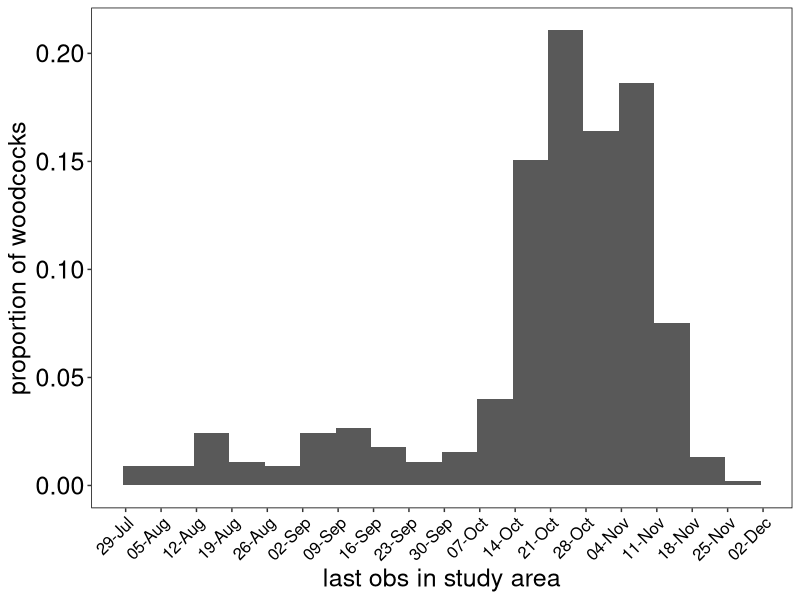
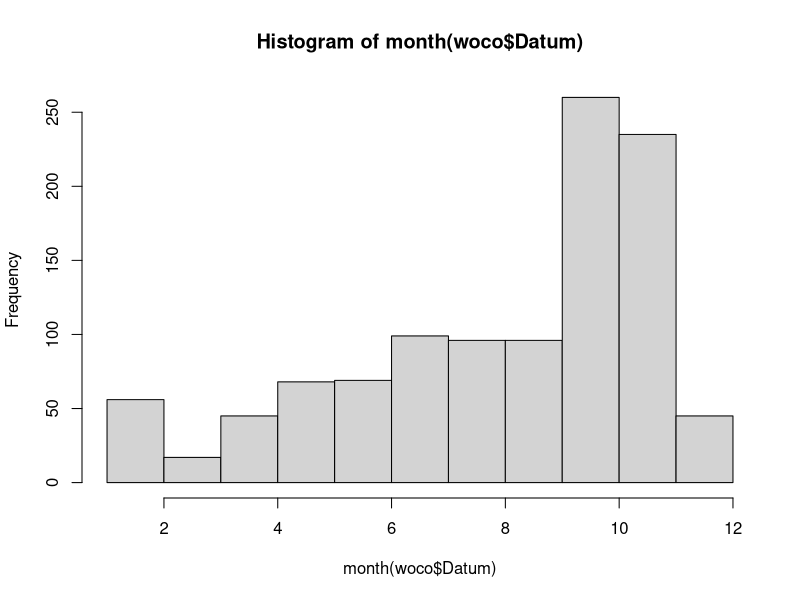
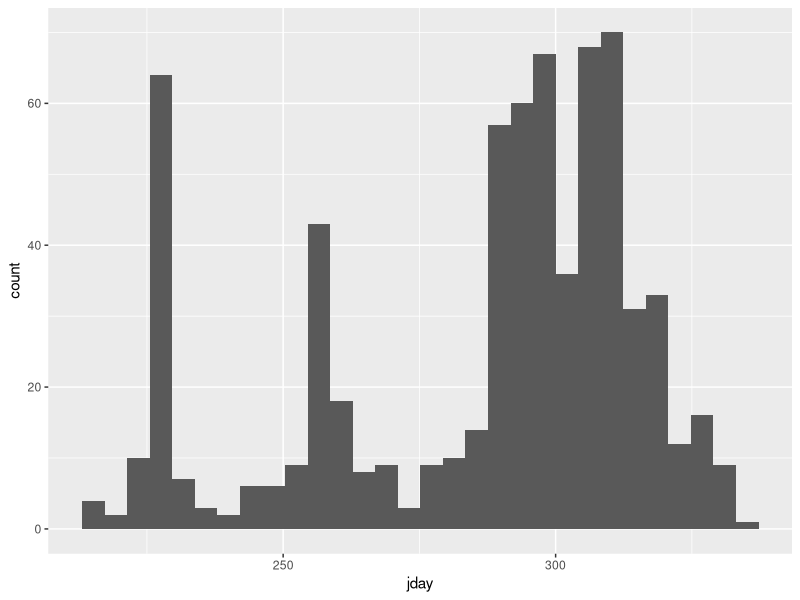
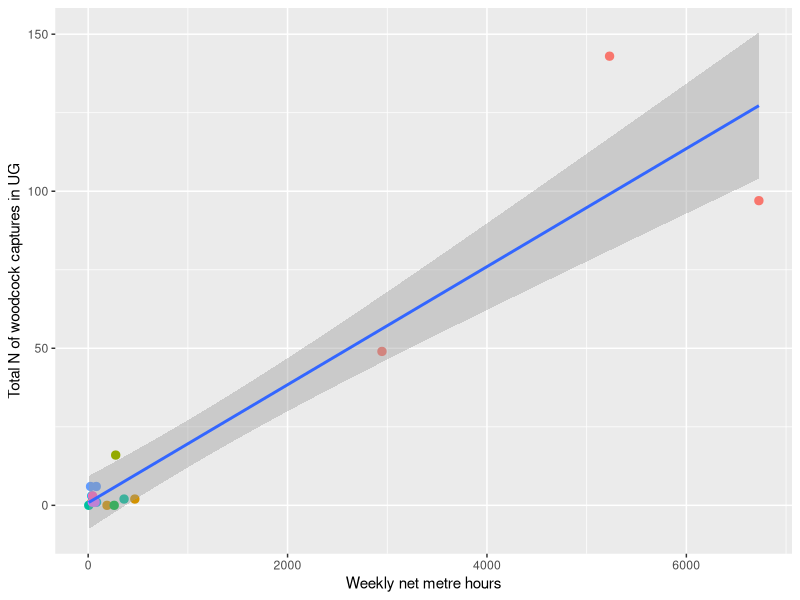

Write R code to recreate these figures, in order.
###########################################################################
##### WOODCOCK DEPARTURE TIME ANALYSIS DATA PREPARATION--------  ############################
###########################################################################

## written by Steffen Oppel on 30 Oct 2024 to initiate analysis
## goal is to estimate WHEN birds depart so that hunters can be confident they don't shoot Swiss birds
## federal regulation permits shooting from 15 Sept to 16 December

## QUESTIONS TO MURDY:
# what does 'censor' mean? check with Michi if censoring necessary for migration
# what temporal resolution do we want (weekly ok)? yes
# extent of season (Sept - Nov), what is the intermittent dip in effort? monthly capture events
# do we have a metric of observation effort?
# what are age categories 1-8? EURING Code? Only needed if age affects departure or survival
# annual variation in survival, detection, migration?

## UPDATED 2 JAN 2025 to include actual netting effort data (provided by Pierre Mollet)
## used data for those occasions where available, and extrapolated remaining occasions based on linear regression with capture numbers

## UPDATED 12 FEB 2025 to exclude ARGOS DATA (optional - because we are not sure about permissions)

## UPDATED 22 OCT 2025 to set obs to NA prior to first observation (even in subsequent years) to avoid model failure


# Clear workspace ---------------------------------------------------------

rm(list=ls()) 
Sys.setenv(LANG = "en") ##change language of error messages to english

# Load libraries, functions etc -------------------------------------------
library(lubridate)
library(tidyverse)
library(readxl)
library(dplyr)
filter<-dplyr::filter
select<-dplyr::select

## set root folder for project
try(setwd("C:/Users/sop/OneDrive - Vogelwarte/Woodcock"), silent=T)
try(setwd("C:/STEFFEN/OneDrive - Vogelwarte/Woodcock"), silent=T)

# Load data ---------------------------------------------------------------

woco <- read_excel("data/Daten_Waldschnepfe.xlsx", sheet="Data") %>%
  # mutate(Sendertyp=ifelse(is.na(Sendertyp),"none",Sendertyp)) %>%  ## fill in missing values for type of transmitter
  # dplyr::filter(Sendertyp!="ARGOS") %>%  ## optionally remove all ARGOS data
  rename(age=`Alter (Euring)`)
woco


woco %>% group_by(Ring, Markierung, Sendertyp) %>%
  summarise(n_encounter=length(Datum)) %>%
  ungroup() %>%
  mutate(N=1) %>%
  group_by(Markierung, Sendertyp) %>%
  summarise(N_birds=sum(N))


### CREATE A TIME SERIES DATA FRAME ###
mindate<-min(woco$Datum)
maxdate<-max(woco$Datum)
timeseries<-data.frame(date=seq(mindate, maxdate, "1 month")) %>%
  mutate(month=month(date),year=year(date)) %>%
  mutate(ymo=as.character(format(date, format="%Y_%m"))) %>%
  mutate(season=ifelse(month %in% c(4,5,6,7,8,9),"summer","winter")) %>%
  mutate(col=seq_along(date))
dim(timeseries)


## check last observation per bird in study area
woco %>% filter(month(Datum) %in% c(8,9,10,11)) %>%
  filter(Ort=="UG") %>%
  mutate(year=year(Datum)) %>%
  mutate(id=paste(Ring_num,year, sep="_")) %>%
  mutate(jday=yday(Datum)) %>%
  mutate(date=ymd("2023-12-31")+days(jday)) %>%
  group_by(id) %>%
  summarise(last=max(date)) %>%
  ggplot(aes(x=last)) +
  geom_histogram(aes(x=last,y=(after_stat(count))/tapply(after_stat(count),after_stat(PANEL),sum)[after_stat(PANEL)]),binwidth=7)+                               
  scale_x_date(name="last obs in study area",date_breaks="1 week", date_labels="%d-%b")+
  labs(y="proportion of woodcocks") +
  theme(panel.background=element_rect(fill="white", colour="black"), panel.grid.major = element_blank(), panel.grid.minor = element_blank(),
        axis.text.x=element_text(size=12, color="black",angle=45,hjust = 1),
        axis.text.y=element_text(size=18, color="black"), 
        axis.title=element_text(size=18), 
        strip.text.x=element_text(size=18, color="black"), 
        strip.background=element_rect(fill="white", colour="black"))
#ggsave("output/prop_woodcock_per_week_rawdat.jpg", width=7, height=6)



#~~~~~~~~~~~~~~~~~~~~~~~~~~~~~~~~~~~~~~~~~~~~~~~~~~~
# FILTER DATA by removing individuals with no record in Aug - Dec
#~~~~~~~~~~~~~~~~~~~~~~~~~~~~~~~~~~~~~~~~~~~~~~~~~~~
removals<-woco %>%
  mutate(targetObs=ifelse(month(Datum)>7,1,0)) %>%
  group_by(Ring_num) %>%
  summarise(obs=sum(targetObs)) %>%
  filter(obs==0)

woco<-woco %>% filter(!(Ring_num %in% removals$Ring_num))





#~~~~~~~~~~~~~~~~~~~~~~~~~~~~~~~~~~~~~~~~~~~~~~~~~~~
# REPORT QUANTITIES IN MANUSCRIPT
#~~~~~~~~~~~~~~~~~~~~~~~~~~~~~~~~~~~~~~~~~~~~~~~~~~~

# Inspect data ---------------------------------------------------------------
table(woco$Ort)
table(woco$age)
hist(month(woco$Datum))
table(woco$Beobachtung)
table(woco$Markierung)
table(woco$Markierung, woco$Sendertyp)
table(woco$Censor)
length(unique(woco$Ring_num))
woco %>% filter(month(Datum) %in% c(8,9,10,11)) %>%
  mutate(jday=yday(Datum)) %>%
  ggplot(aes(x=jday)) + geom_histogram()

table(woco$Beobachtung, woco$Ort)


woco %>% group_by(Ring, Markierung, Sendertyp) %>%
  summarise(n_encounter=length(Datum)) %>%
  ungroup() %>%
  mutate(N=1) %>%
  group_by(Markierung, Sendertyp) %>%
  summarise(N_birds=sum(N))





#~~~~~~~~~~~~~~~~~~~~~~~~~~~~~~~~~~~~~~~~~~~~~~~~~~~
# DATA PREPARATION APPROACH
#~~~~~~~~~~~~~~~~~~~~~~~~~~~~~~~~~~~~~~~~~~~~~~~~~~~
## for each individual and year, create weekly occasions for Sept to Nov
## use data from following year to determine whether bird survived or not
# True States (S) - these are often unknown and cannot be observed
# 1 alive in study area
# 2 dead in study area
# 3 alive outside study area (after migration)
# 4 dead outside study area (shot after after migration)

  # Observed States (O) - these are based on the actual transmission history
  # 1 Bird (re)captured alive or recorded via transmitter in study area
  # 2 Bird recorded via transmitter outside study area
  # 3 Dead bird recovered  in study area
  # 4 Dead bird recovered  outside study area
  # 5 No signal (=not observed)

### inspect individual that lost the logger (happened 3 days after last live location - does not yield additional info)
woco %>% filter(Beobachtung=="Senderfund")
woco %>% filter(Ring_num==112985) %>% arrange(Datum)

### inspect individual that was caught in France
woco %>% filter(Beobachtung=="Fang") %>% filter(Ort!="UG")
woco %>% filter(Ring_num==115155) %>% arrange(Datum)


# CREATE ANNUAL ENCOUNTER HISTORY  ---------------------------------------------------------------
woco_ch <- woco %>%
  mutate(year=year(Datum)) %>%
  mutate(id=paste(Ring_num,year, sep="_")) %>%
  select(id, Ring_num,year,Datum,Beobachtung,Markierung,Ort) %>%
  filter(Beobachtung!="Senderfund") %>%
  filter(!(Beobachtung=="Fang" & Ort!="UG")) %>%
  mutate(obs=1) %>%
  group_by(Ring_num, year) %>%
  summarise(N=sum(obs)) %>%
  spread(key=year, value=N, fill=0)


#~~~~~~~~~~~~~~~~~~~~~~~~~~~~~~~~~~~~~~~~~~~~~~~~~~~~~~~~~~~~~~~~~~~~~~~~~~~~~~~~~~~~~~~~~~~~~~~~~~~~~~~~~~~~~
# PREPARE ANNUAL CAPTURE HISTORIES
#~~~~~~~~~~~~~~~~~~~~~~~~~~~~~~~~~~~~~~~~~~~~~~~~~~~~~~~~~~~~~~~~~~~~~~~~~~~~~~~~~~~~~~~~~~~~~~~~~~~~~~~~~~~~~
### we only want weeks from Aug - December
### but some birds are marked earlier in the year and are then shot - cannot have a dead state without a previous marking occasion
### summarised all encounters prior to August and entered it in first August week
### weekly encounter history ####
woco_ann_ch_true<-woco %>%
  mutate(year=year(Datum), week=week(Datum)) %>%
  mutate(id=paste(Ring_num,year, sep="_")) %>%
  select(id, Ring_num,week,Datum,Beobachtung,Markierung,Ort) %>%
  mutate(week=ifelse(week<31,31,week)) %>%
  filter(week>30) %>%
  mutate(week=paste0('wk',week)) %>%
  filter(Beobachtung!="Senderfund") %>%
  filter(!(Beobachtung=="Fang" & Ort!="UG")) %>%
  mutate(TS=ifelse(Beobachtung=="Fang",1,
                   ifelse((Beobachtung=="Senderlokalisation" & Ort=="UG"),1,
                          ifelse((Beobachtung=="Senderlokalisation" & Ort!="UG"),3,
                                 ifelse((Beobachtung=="Totfund" & Ort=="UG"),2,
                                        ifelse((Beobachtung=="Totfund" & Ort!="UG"),4,99)))))) %>% ## there should be no 99filter(TS==99)
  group_by(id, week) %>%
  summarise(N=max(TS)) %>%
  spread(key=week, value=N, fill=NA) %>%
  mutate(wk54=NA)  ## create blank column for records past the migration season

woco_ann_ch_obs<-woco %>%
  mutate(year=year(Datum), week=week(Datum)) %>%
  mutate(id=paste(Ring_num,year, sep="_")) %>%
  select(id, Ring_num,week,Datum,Beobachtung,Markierung,Ort) %>%
  mutate(week=ifelse(week<31,31,week)) %>%
  filter(week>30) %>%
  mutate(week=paste0('wk',week)) %>%
  #filter(month(Datum) >7) %>%
  filter(Beobachtung!="Senderfund") %>%
  filter(!(Beobachtung=="Fang" & Ort!="UG")) %>%
  mutate(OS=ifelse(Beobachtung=="Fang",1,
                   ifelse((Beobachtung=="Senderlokalisation" & Ort=="UG"),1,
                          ifelse((Beobachtung=="Senderlokalisation" & Ort!="UG"),2,
                                 ifelse((Beobachtung=="Totfund" & Ort=="UG"),3,
                                        ifelse((Beobachtung=="Totfund" & Ort!="UG"),4,5)))))) %>%
  group_by(id, week) %>%
  summarise(N=max(OS)) %>%
  spread(key=week, value=N, fill=5) %>%
  mutate(wk54=5)  ## create blank column for records past the migration season


woco_tag_mat<- woco %>%
  mutate(year=year(Datum), week=week(Datum)) %>%
  mutate(id=paste(Ring_num,year, sep="_")) %>%
  select(id, Ring_num,week,Datum,Beobachtung,Markierung,Ort) %>%
  mutate(week=ifelse(week<31,31,week)) %>%
  filter(week>30) %>%
  mutate(week=paste0('wk',week)) %>%
  #filter(month(Datum) >7) %>%
  filter(Beobachtung!="Senderfund") %>%
  filter(!(Beobachtung=="Fang" & Ort!="UG")) %>%
  mutate(tag=ifelse(Markierung=="Sender",1,0)) %>%
  group_by(id) %>%
  summarise(tag=max(tag))


### CREATE BLANK MATRICES TO HOLD INFORMATION ABOUT TRUE AND OBSERVED STATES ###

woco.obs.matrix<-woco_ann_ch_obs %>% arrange(id)
woco.state.matrix<-woco_ann_ch_true %>% arrange(id)
tag<-as.data.frame(woco_tag_mat %>% arrange(id) %>% select(tag))[,1]
woco.eff.matrix<-woco_ann_ch_obs %>% arrange(id)
dim(woco.obs.matrix)
length(tag)



#~~~~~~~~~~~~~~~~~~~~~~~~~~~~~~~~~~~~~~~~~~~~~~~~~~~~~~~~~~~~~~~~~~~~~~~~~~~~~~~~~~~~~~~~~~~~~~~~~~~~~~~~~~~~~
# CREATE EFFORT MATRIX BASED ON ACTUAL NETTING EFFORT
#~~~~~~~~~~~~~~~~~~~~~~~~~~~~~~~~~~~~~~~~~~~~~~~~~~~~~~~~~~~~~~~~~~~~~~~~~~~~~~~~~~~~~~~~~~~~~~~~~~~~~~~~~~~~~
### full matrix of records to be used to calibrate effort data from netting
effort_mat<- woco %>%
  mutate(year=year(Datum), week=week(Datum)) %>%
  mutate(week=ifelse(week<31,31,week)) %>%
  mutate(obs=1) %>%
  filter(week>30) %>%
  mutate(week=paste0('wk',week)) %>%
  filter(Beobachtung!="Senderfund") %>%
  filter(!(Beobachtung=="Fang" & Ort!="UG")) %>%
  group_by(year,week) %>%
  summarise(eff=sum(obs)) %>%
  spread(key=week,value=eff, fill=0) %>%
  mutate(wk54=2)  ## create blank column for records past the migration season

### summary of actual netting effort 
netting <- read_excel("data/Data_Aufwand_Nov2024.xlsx", sheet="Tabelle1") %>%
  mutate(effort=(`Länge (m)`*`Dauer (min)`)/60) %>%
  mutate(year=year(Datum), week=week(Datum)) %>%
  mutate(week=ifelse(week<31,31,week)) %>%
  filter(week>30) %>%
  mutate(week=paste0('wk',week)) %>%
  group_by(year,week) %>%
  summarise(tot_eff=sum(effort))
  
### calibrate relationship between netting effort and number of records
effort_mat %>% filter(year %in% c(2016,2017,2018)) %>%
  gather(key="week", value="exp_eff",-year) %>%
  left_join(netting, by=c("year","week")) %>%
  filter(!is.na(tot_eff)) %>%
  
  ggplot(aes(x=tot_eff, y=exp_eff)) +
  geom_point(aes(col=week),size=2.5) +
  geom_smooth(method="lm") +
  labs(x="Weekly net metre hours", y="Total N of woodcock captures in UG") +
  theme(legend.position="none")

## fit linear regression
calib_dat<-effort_mat %>% filter(year %in% c(2016,2017,2018)) %>%
  gather(key="week", value="exp_eff",-year) %>%
  left_join(netting, by=c("year","week")) %>%
  filter(!is.na(tot_eff))
eff_pred<-lm(tot_eff~0+exp_eff, data=calib_dat) ## forced through origin


## interpolate all occassions without actual netting effort data
effort<-effort_mat %>%
  gather(key="week", value="exp_eff",-year) %>%
  ungroup() %>%
  left_join(netting, by=c("year","week"))
effort$pred_eff<-predict(eff_pred, newdat=effort) ## predict effort based on linear model
effort_mat<-effort %>%
  mutate(eff=ifelse(is.na(tot_eff),pred_eff,tot_eff)) %>% ## use the predicted effort for occasions when no actual effort is available
  mutate(scale_eff=scale(eff)) %>%
  select(year,week,scale_eff) %>%
  spread(key=week,value=scale_eff)

## report the proportion of interpolated effort data
dim(effort[effort$exp_eff>0 & is.na(effort$tot_eff),])/dim(effort)



#~~~~~~~~~~~~~~~~~~~~~~~~~~~~~~~~~~~~~~~~~~~~~~~~~~~~~~~~~~~~~~~~~~~~~~~~~~~~~~~~~~~~~~~~~~~~~~~~~~~~~~~~~~~~~
# CREATE CAPTURE HISTORY FOR SURVIVAL ESTIMATIONS
#~~~~~~~~~~~~~~~~~~~~~~~~~~~~~~~~~~~~~~~~~~~~~~~~~~~~~~~~~~~~~~~~~~~~~~~~~~~~~~~~~~~~~~~~~~~~~~~~~~~~~~~~~~~~~

### FILL MATRICES WITH STATE INFORMATION ###
for(i in 1:nrow(woco.obs.matrix)){
  
  ### extract ind and year
  yr<-separate_wider_delim(woco_ann_ch_obs[i,],cols="id",delim="_", names=c('ring','year'))$year
  rn<-separate_wider_delim(woco_ann_ch_obs[i,],cols="id",delim="_", names=c('ring','year'))$ring
  
  ### add effort to individual matrix (because nimble does not allow dynamic indexing)
  woco.eff.matrix[i,2:dim(woco.obs.matrix)[2]]<-effort_mat[effort_mat$year==yr,2:dim(woco.obs.matrix)[2]]
  woco.eff.matrix[i,dim(woco.obs.matrix)[2]]<-sum(effort_mat[effort_mat$year==yr,2:20])  ### effort for following year is the sum across many months
  
  ### extract start and end dates for selected bird
  daterange<-woco %>%
    filter(Ring_num==rn) %>%
    #filter(year(Datum)==yr) %>%
    filter(Beobachtung!="Senderfund") %>%
    filter(!(Beobachtung=="Fang" & Ort!="UG")) %>%
    summarise(first=min(Datum),last=max(Datum))
  
  ### ASSIGN OBSERVED STATES
  startcol<-min(which(woco.obs.matrix[i,2:dim(woco.obs.matrix)[2]]!=5))
  if(startcol>1){
    if(year(daterange$first)<yr) {woco.obs.matrix[i,2:(startcol)]<-NA} else {    ### CHANGED FROM 5 to NA because 2 birds caused problems with wrong f
      woco.obs.matrix[i,2:(startcol)]<-NA}
  }

  stopcol<-max(which(woco.obs.matrix[i,2:dim(woco.obs.matrix)[2]]<5))
  if((stopcol+1)<dim(woco.obs.matrix)[2]){
    if(year(daterange$last)>yr) {woco.obs.matrix[i,dim(woco.obs.matrix)[2]]<-2} else {  ## birds that survived until next year are labelled to have been recorded outside study area
      woco.obs.matrix[i,min((stopcol+2),dim(woco.obs.matrix)[2]):dim(woco.obs.matrix)[2]]<-5}
  }

  
  ### ENSURE THAT DEAD BIRDS STAY DEAD
  if(TRUE %in% (c(3,4) %in% woco.obs.matrix[i,2:dim(woco.obs.matrix)[2]])){
    deadcol<-min(which(woco.obs.matrix[i,2:dim(woco.obs.matrix)[2]] %in% c(3,4)))
    woco.obs.matrix[i,min((deadcol+2),dim(woco.obs.matrix)[2]):dim(woco.obs.matrix)[2]]<-woco.obs.matrix[i,(deadcol+1)]  ## assign the same state as last observed for rest of time series
  }
  
  ### ENSURE THAT LOCAL BIRDS STAY LOCAL
  ## there are very few 'excursions' out of the study area, but we do not want to model those, so we eliminate any state other than 1 prior to or between states of 1
  startcolIN<-min(which(woco.obs.matrix[i,2:dim(woco.obs.matrix)[2]]<5))
  stopcolIN<-max(which(woco.obs.matrix[i,2:dim(woco.obs.matrix)[2]]==1))
  if(stopcolIN>startcolIN){
    for(col in (startcolIN+1):(stopcolIN+1)) {
      if(!is.na(woco.obs.matrix[i,col])){woco.obs.matrix[i,col]<-ifelse(woco.obs.matrix[i,col]==5,5,1)}  ## assign everything to 1 except the not observed state
    }
  }

  ## ASSIGN INITIAL TRUE STATE (to initialise z-matrix of model)
  ### this needs careful manipulation to appropriately configure intermediate 0s
  startcol<-min(which(!is.na(woco.state.matrix[i,2:dim(woco.state.matrix)[2]])))
  stopcol<-max(which(!is.na(woco.state.matrix[i,2:dim(woco.state.matrix)[2]])))  
  startstate<-woco.state.matrix[i,startcol+1]
  endstate<-woco.state.matrix[i,stopcol+1]
  if(startcol>1){
    if(year(daterange$first)<yr) {woco.state.matrix[i,2:startcol]<-startstate} ## anything before first obs gets same state as first obs
  }
  
  if((stopcol+1)<dim(woco.state.matrix)[2]){
    woco.state.matrix[i,min((stopcol+2),dim(woco.state.matrix)[2]):dim(woco.state.matrix)[2]]<-endstate ## anything after last obs gets same state as last obs
  }
  
  if(stopcol>(startcol+1)){ ## only needed if there is a chance of intermediate gaps between start and stopcol
    for(col in (startcol+1):stopcol) {
    woco.state.matrix[i,col]<-ifelse(is.na(woco.state.matrix[i,col]),woco.state.matrix[i,col-1],woco.state.matrix[i,col]) ## anything inbetween the start and stop column gets the previous state unless it is known
  }}
  
  if(year(daterange$last)>yr) {
    woco.state.matrix[i,dim(woco.state.matrix)[2]]<-3  ## last column is always alive outside study area if bird also recorded next year
  }
  if(stopcolIN>startcolIN){
    for(col in (startcolIN+1):(stopcolIN+1)) {
      woco.state.matrix[i,col]<-1  ## assign everything to 1 for true state
    }
  }
}



#### Convert to numeric matrices that NIMBLE can loop over
y.telemetry<-as.matrix(woco.obs.matrix[,2:(dim(woco.state.matrix)[2])])
z.telemetry<-as.matrix(woco.state.matrix[,2:(dim(woco.state.matrix)[2])])
dim(y.telemetry)

#### REMOVE individuals with no information (i.e. those that left or were shot before August in a given year, OR only have telemetry locations outside)
noninfobirds1<-which(apply(y.telemetry, 1, function(x) length(unique(x)) == 1) == TRUE)  ## only a single state was observed - uninformative
noninfobirds2<-which(apply(y.telemetry, 1, function(x) all(x %in% c(2, 5))))   ## birds only observed outside
#noninfobirds3<-which(apply(z.telemetry, 1, function(x) all(x %in% c(3,4))))   ## birds with a true state only outside - removed as equivalent to noninfobirds2
#noninfobirds<-union(union(noninfobirds1,noninfobirds2), noninfobirds3)
noninfobirds<-union(noninfobirds1,noninfobirds2)
y.telemetry<-y.telemetry[-noninfobirds,]
z.telemetry<-z.telemetry[-noninfobirds,]
woco_ann_ch_obs<-woco_ann_ch_obs[-noninfobirds,]
woco.eff.matrix<-woco.eff.matrix[-noninfobirds,]
tag<-tag[-noninfobirds]
dim(y.telemetry)

#### RETAIN ONLY individuals that were once seen alive in study area (all others have no value for estimating WHEN live birds leave study area)
UKbirds<-which(apply(y.telemetry, 1, function(x) 1 %in% unique(x)) == TRUE)
y.telemetry<-y.telemetry[UKbirds,]
z.telemetry<-z.telemetry[UKbirds,]
woco_ann_ch_obs<-woco_ann_ch_obs[UKbirds,]
woco.eff.matrix<-woco.eff.matrix[UKbirds,]
tag<-tag[UKbirds]
dim(y.telemetry)

#### PREPARE A MATRIX OF WEEKS
nweeks<-dim(y.telemetry)[2]
nind<-dim(y.telemetry)[1]
week<-seq(1:nweeks)
year<-as.numeric(as.factor(separate_wider_delim(woco_ann_ch_obs,cols="id",delim="_", names=c('ring','year'))$year))
nyears<-max(year)
effort<-woco.eff.matrix[,-1]

#### create vector of first marking and of last alive record
get.first.telemetry<-function(x)min(which(!is.na(x)))
get.last.telemetry<-function(x)max(which(!is.na(x) & x<6))
f.telemetry<-apply(y.telemetry,1,get.first.telemetry)
l.telemetry<-apply(y.telemetry,1,get.last.telemetry)


## check the errors that Jaume found - solved on 22 Oct 2025
# f.telemetry[c(61,146)]
# y.telemetry[c(61,146),]
# woco_ann_ch_obs[c(61,146),]
# y.telemetry[c(61,146),]
# woco_ch %>% dplyr::filter(Ring_num %in% c(115161,116322))
# woco %>% dplyr::filter(Ring_num %in% c(115161,116322))


############# CHECK THAT PREPARED DATA HAVE NO NA----------
dim(y.telemetry)
length(f.telemetry)
length(effort)
length(year)
length(tag)
nind
nweeks
nyears
max(year)
max(tag)
max(effort)


############# SAVE  PREPARED DATA ----------
save.image("data/woco_mig_input.RData")

